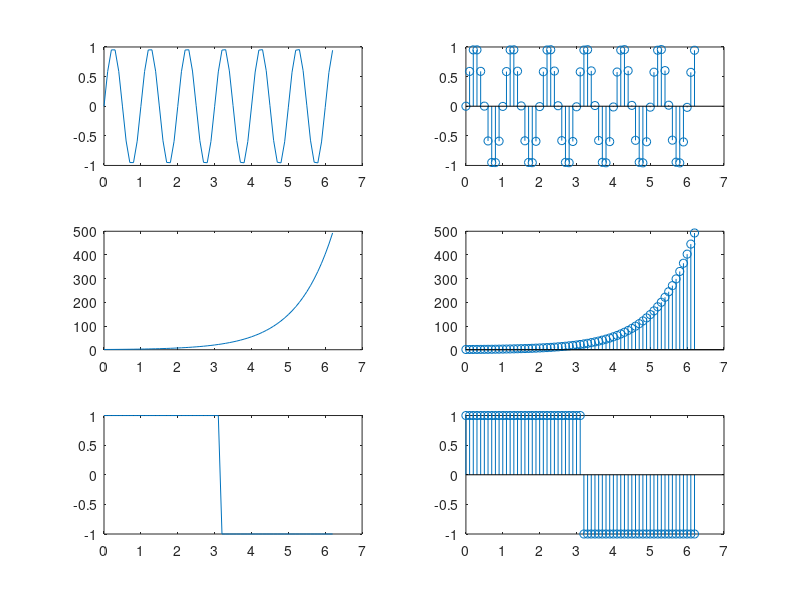

Write MATLAB code to recreate this figure.
clc;
pi = 3.14;
t=0:0.1:2*pi;
a=sin(2*pi*t);
subplot(3,2,1)
plot(t,a);
subplot(3,2,2)
stem(t,a);
a2=exp(t);
subplot(3,2,3)
plot(t,a2);
subplot(3,2,4)
stem(t,a2);
a3= square(t);
subplot(3,2,5)
plot(t,a3);
subplot(3,2,6)
stem(t,a3);